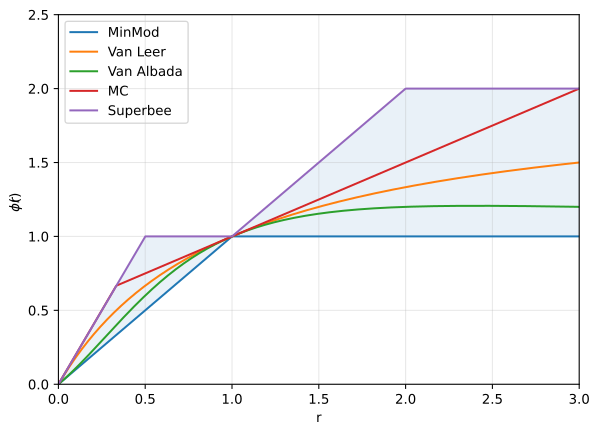

Reproduce this figure in Python.
import numpy as np
import matplotlib.pyplot as plt
import matplotlib as mpl
import warnings
warnings.filterwarnings("ignore")

#Configure mpl for transparent SVG with theme-aware styling
mpl.rcParams.update({
    "figure.facecolor": "none",
    "axes.facecolor": "none",
    "savefig.facecolor": "none",
    "svg.fonttype": "none",
})

# r range
r = np.linspace(0, 3, 600)

# ----- Limiters -----
def minmod(r):
    return np.maximum(0, np.minimum(1, r))

def van_leer(r):
    return (r + np.abs(r)) / (1 + np.abs(r))

def van_albada(r):
    return (r**2 + r) / (1 + r**2)

def mc(r):
    return np.maximum(0, np.minimum(np.minimum(2*r, 0.5*(1+r)), 2))

def superbee(r):
    return np.maximum(0, np.maximum(np.minimum(2*r, 1), np.minimum(r, 2)))

# ----- TVD bounds -----
phi_lower = minmod(r)
phi_upper = superbee(r)

# Plot
plt.figure(figsize=(7, 5))
ax = plt.gca()

# Shade TRUE TVD region
ax.fill_between(r, phi_lower, phi_upper, alpha=0.1)

# Plot limiters
ax.plot(r, minmod(r), label="MinMod")
ax.plot(r, van_leer(r), label="Van Leer")
ax.plot(r, van_albada(r), label="Van Albada")
ax.plot(r, mc(r), label="MC")
ax.plot(r, superbee(r), label="Superbee")

# Labels
ax.set_xlabel("r")
# Latex rendering for phi
ax.set_ylabel("$\phi(r)$")

# Limits
ax.set_xlim(0, 3)
ax.set_ylim(0, 2.5)

# Grid & legend
ax.grid(True, alpha=0.3)
ax.legend()

out_path = "sweby.svg"
plt.savefig(out_path, bbox_inches="tight", transparent=True, dpi=100)
